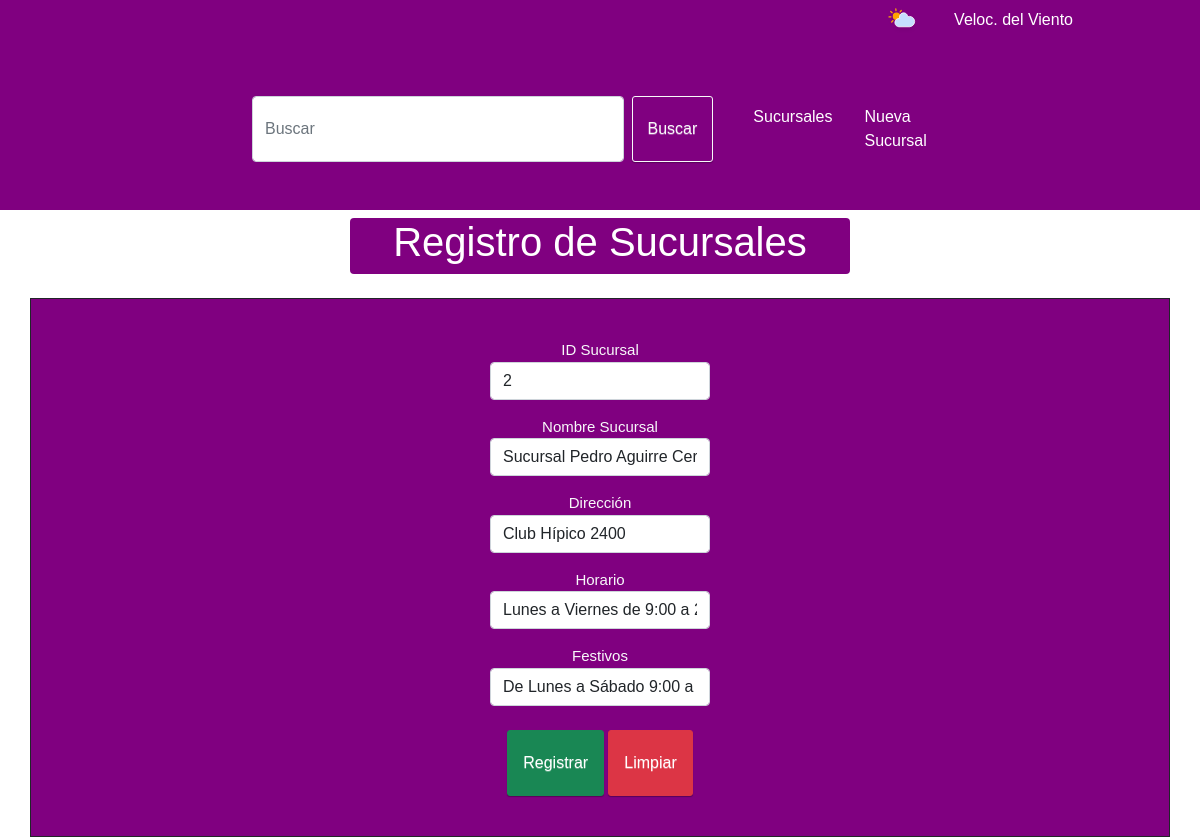
Page /crudsucursales/editar_sucursal/2 on the earlier database version.
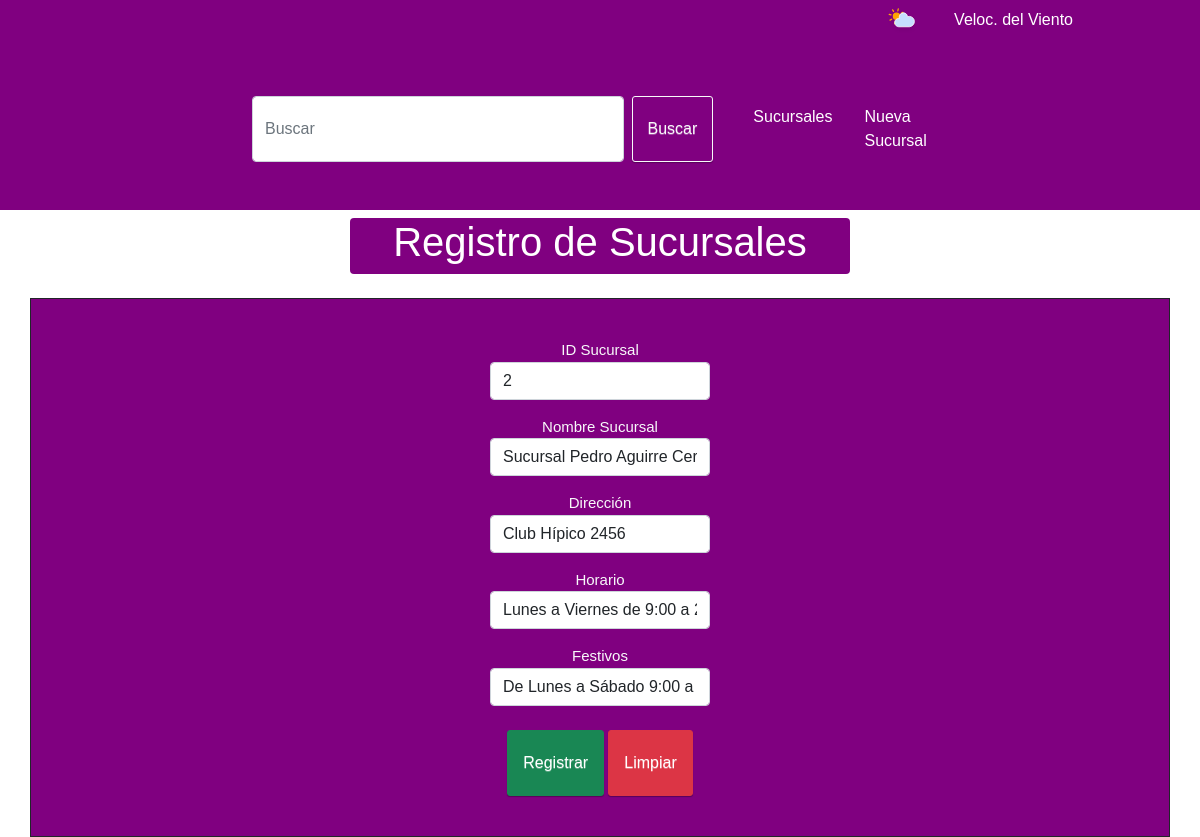
Same page on the later database version.
### crudsucursales/models.py (models this page shows)
class Sucursal(models.Model):
        idSucursal = models.CharField(primary_key=True,verbose_name='idSucursal', max_length=10)
        nombresucursal = models.CharField(verbose_name='NombreSucursal',max_length=30)
        direccion = models.CharField(verbose_name='Direccion',max_length=50)
        horario = models.CharField(verbose_name='Horario',max_length=50)
        festivos = models.CharField(verbose_name='Festivos',max_length=50)

### crudsucursales/views.py (the view, shortened to what this page needs)
# urls.py: path('editar_sucursal/<sucursal_id>',editar_sucursal,name='sucursal_edicion'),
def editar_sucursal(request,sucursal_id):
    try:
        sucursal = Sucursal.objects.get(idSucursal=sucursal_id)
        form = SucursalForm(instance=sucursal)
        context = {'form':form}
        return render(request,'crudsucursales/sucursal_edicion.html',context)
    except:
        return redirect(reverse('editarsucursales') + "?NO_EXITS")

### crudsucursales/forms.py
class SucursalForm(ModelForm):
    class Meta:
        model = Sucursal
        fields = [
            'idSucursal',
            'nombresucursal',
            'direccion',
            'horario',
            'festivos'
        ]
        labels = {
            'idSucursal':'ID Sucursal',
            'nombresucursal': 'Nombre de la sucursal',
            'direccion': 'Dirección',
            'horario': 'Horario',
            'festivos': 'Festivos'
        }
        widgets = {
            'idSucursal':forms.TextInput(attrs={'class':'form-control'}),
            'nombresucursal':forms.TextInput(attrs={'class':'form-control'}),
            'direccion':forms.TextInput(attrs={'class':'form-control'}),
            'horario':forms.TextInput(attrs={'class':'form-control'}),
            'festivos':forms.TextInput(attrs={'class':'form-control'})
        }

### crudsucursales/templates/crudsucursales/sucursal_edicion.html (shortened to what this page needs)
{% extends 'crudsucursales/base.html' %}
{% load static %}
{% block first_content %}
    <div class="container col-5 mt-2 text-white text-center rounded" style="background-color: purple;">
        <h1>Registro de Sucursales</h1>
    </div>
    <div class="container mt-4 mb-4 border border-dark" style="background-color: purple;">
        <div class="table-responsive">
            <form action="" method="POST" enctype="multipart/form-data">
                <div class="row form-group pb-3">
                    <label for="idSucursal" class="text-light text-center">
                        ID Sucursal
                    </label>
                    <div class="input-group">
                        {{form.idSucursal}}
                    </div>
                </div>
                <div class="row form-group pb-3">
                    <label for="nombresucursal" class="text-light text-center">
                        Nombre Sucursal
                    </label>
                    <div class="input-group">
                        {{form.nombresucursal}}
                    </div>
                </div>
                <div class="row form-group pb-3">
                    <label for="direccion" class="text-light text-center">
                        Dirección
                    </label>
                    <div class="input-group">
                        {{form.direccion}}
                    </div>
                </div>
                <div class="row form-group pb-3">
                    <label for="horario" class="text-light text-center">
                        Horario
                    </label>
                    <div class="input-group">
                        {{form.horario}}
                    </div>
                </div>
                <div class="row form-group pb-3">
                    <label for="festivos" class="text-light text-center">
                        Festivos
                    </label>
                    <div class="input-group">
                        {{form.festivos}}
                    </div>
                </div>
                <div class="text-center mt-2">
                    <input type="submit" class="btn btn-success" id="registrar" value="Registrar">
                    <input type="reset" class="btn btn-danger" id="limpiar" value="Limpiar">
                </div>
            </form>
        </div>
    </div>
{% endblock %}

Differences in the rows shown:
changed Sucursal "Sucursal Pedro Aguirre Cerda": direccion "Club Hípico 2400" → "Club Hípico 2456"
